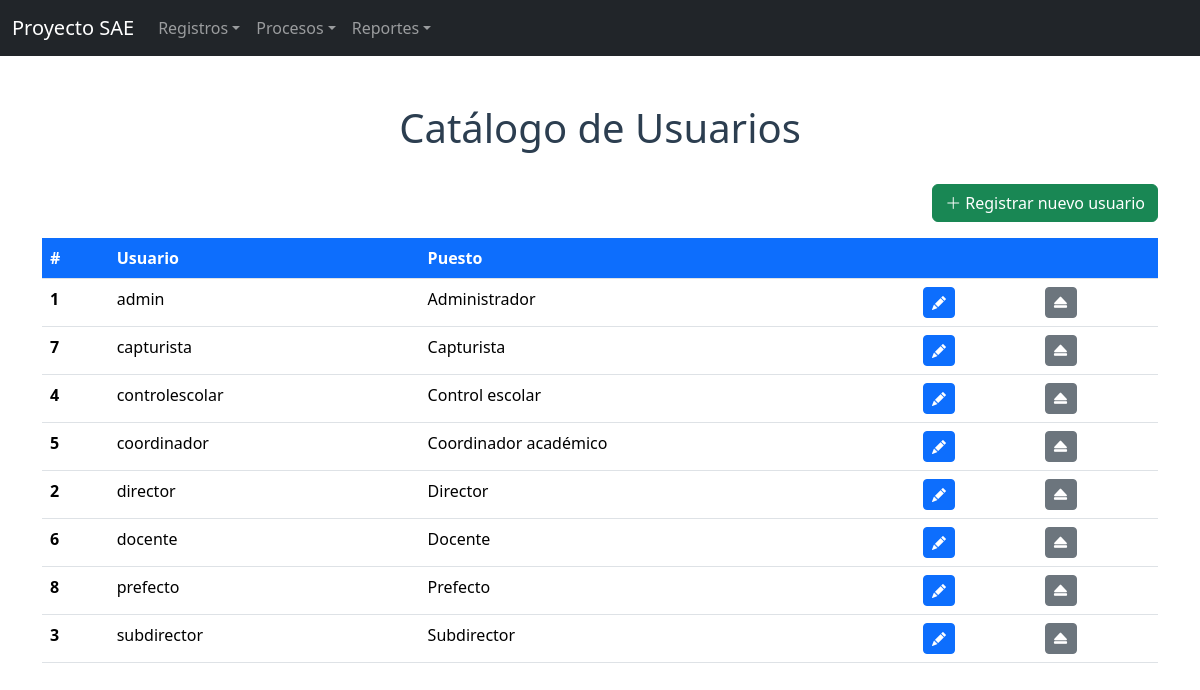
The app's page /proyecto_sae/Cruds/crudusuarios.php, older data.
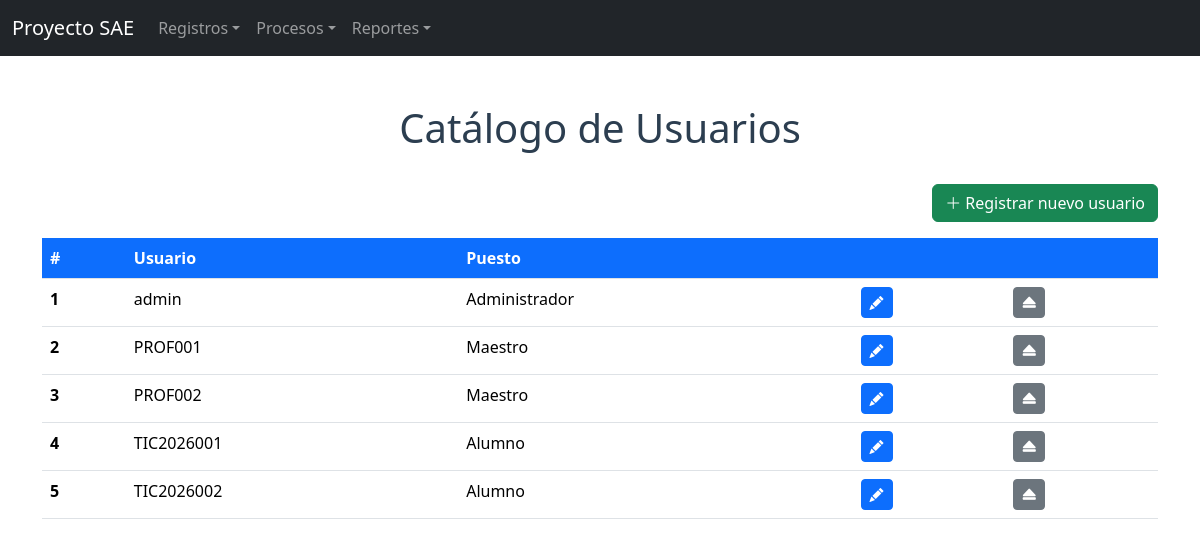
The same page, newer data.
### tables this page shows
CREATE TABLE usuarios (
    ID_USER        INT AUTO_INCREMENT PRIMARY KEY,
    NOMBREUSER     VARCHAR(50) NOT NULL,
    PWUSER         VARCHAR(40) NOT NULL,    
    PUESTO         INT NOT NULL,            
    ID_PROFESORES  INT NULL DEFAULT NULL,   
    ID_ALUMNOS     INT NULL DEFAULT NULL,   
    STATUS_USER    VARCHAR(4)  NOT NULL DEFAULT 'ALTA',
    UNIQUE KEY uq_nombreuser (NOMBREUSER),
    UNIQUE KEY uq_usuario_profesor (ID_PROFESORES),
    UNIQUE KEY uq_usuario_alumno (ID_ALUMNOS),
    CONSTRAINT fk_usuarios_puesto FOREIGN KEY (PUESTO) REFERENCES puesto (ID_PUESTO),
    CONSTRAINT fk_usuarios_profesor FOREIGN KEY (ID_PROFESORES) REFERENCES profesores (ID_PROFESORES) ON DELETE SET NULL,
    CONSTRAINT fk_usuarios_alumno FOREIGN KEY (ID_ALUMNOS) REFERENCES alumnos (ID_ALUMNOS) ON DELETE SET NULL
);

CREATE TABLE puesto (
    ID_PUESTO           INT AUTO_INCREMENT PRIMARY KEY,
    DESCRIPCION_PUESTO  VARCHAR(50) NOT NULL,
    STATUS_PUESTO       VARCHAR(4)  NOT NULL DEFAULT 'ALTA'
);

### proyecto_sae/Cruds/conexion.php (called while the page is built, shortened)
<?php
$base = preg_replace('#/(Cruds|formularios)/.*$#i', '', $_SERVER['SCRIPT_NAME']);
$servidor = "localhost";
$usuario  = "root";
$password = "";
$base_datos = "proyecto_sae";
$conexion = new mysqli($servidor, $usuario, $password, $base_datos);
$conexion->set_charset("utf8mb4");
return $conexion;

### proyecto_sae/Cruds/crudusuarios.php (the view, shortened to what this page needs)
<?php
$mysqli = include "conexion.php";
$resultado = $mysqli->query("SELECT u.ID_USER AS iduser, u.NOMBREUSER AS nombreuser, p.DESCRIPCION_PUESTO AS puesto FROM usuarios u INNER JOIN puesto p ON p.ID_PUESTO = u.PUESTO WHERE u.STATUS_USER = 'ALTA' ORDER BY u.NOMBREUSER");
$usuarios = $resultado->fetch_all(MYSQLI_ASSOC);
?>
<!DOCTYPE html>
<html lang="es">
<head>
    <link href="<?= $base ?>/assets/css/bootstrap.min.css" rel="stylesheet">
    <link rel="stylesheet" href="<?= $base ?>/assets/css/bootstrap-icons.css">
</head>
<body>
<?php include __DIR__ . "/../NavBar/navbar.php"; ?>
<div class="container">
    <br><br>
    <h1 align="center">Catálogo de Usuarios</h1>
    <br>
    <div class="d-flex justify-content-end mb-3">
        <a href="<?= $base ?>/formularios/alta/Formulario_Usuarios.php" class="btn btn-success">
            <i class="bi bi-plus-lg"></i> Registrar nuevo usuario
        </a>
    </div>
    <table class="table">
        <thead class="thead-dark">
            <tr>
                <th scope="col">#</th>
                <th scope="col">Usuario</th>
                <th scope="col">Puesto</th>
                <th scope="col"></th>
                <th scope="col"></th>
            </tr>
        </thead>
        <tbody>
<?php foreach ($usuarios as $usuario) { ?>
            <tr>
                <th scope="row"><?php echo $usuario["iduser"]; ?></th>
                <td><?php echo htmlspecialchars($usuario["nombreuser"]); ?></td>
                <td><?php echo htmlspecialchars($usuario["puesto"]); ?></td>
                <td>
                    <a href="<?= $base ?>/formularios/modificar/Modificar_Usuarios.php?id=<?php echo $usuario["iduser"]; ?>" class="btn btn-sm btn-primary" title="Modificar">
                        <i class="bi bi-pencil-fill"></i>
                    </a>
                </td>
                <td>
                    <a href="crudusuarios.php?baja=<?php echo $usuario["iduser"]; ?>" class="btn btn-sm btn-secondary" title="Baja" onclick="return confirm('¿Dar de baja este usuario?');">
                        <i class="bi bi-eject-fill"></i>
                    </a>
                </td>
            </tr>
<?php } ?>
        </tbody>
    </table>
</div>
</body>
</html>

Row changes from the older to the newer data that the page shows:
removed usuarios: ID_USER "7", NOMBREUSER "capturista", PUESTO.DESCRIPCION_PUESTO "Capturista"
removed usuarios: ID_USER "6", NOMBREUSER "docente", PUESTO.DESCRIPCION_PUESTO "Docente"
removed usuarios: ID_USER "8", NOMBREUSER "prefecto", PUESTO.DESCRIPCION_PUESTO "Prefecto"
changed usuarios id 2: NOMBREUSER "director" → "PROF001"; PUESTO.DESCRIPCION_PUESTO "Director" → "Maestro"; moves up the list
changed usuarios id 3: NOMBREUSER "subdirector" → "PROF002"; PUESTO.DESCRIPCION_PUESTO "Subdirector" → "Maestro"; moves up the list
changed usuarios id 4: NOMBREUSER "controlescolar" → "TIC2026001"; PUESTO.DESCRIPCION_PUESTO "Control escolar" → "Alumno"
changed usuarios id 5: NOMBREUSER "coordinador" → "TIC2026002"; PUESTO.DESCRIPCION_PUESTO "Coordinador académico" → "Alumno"
